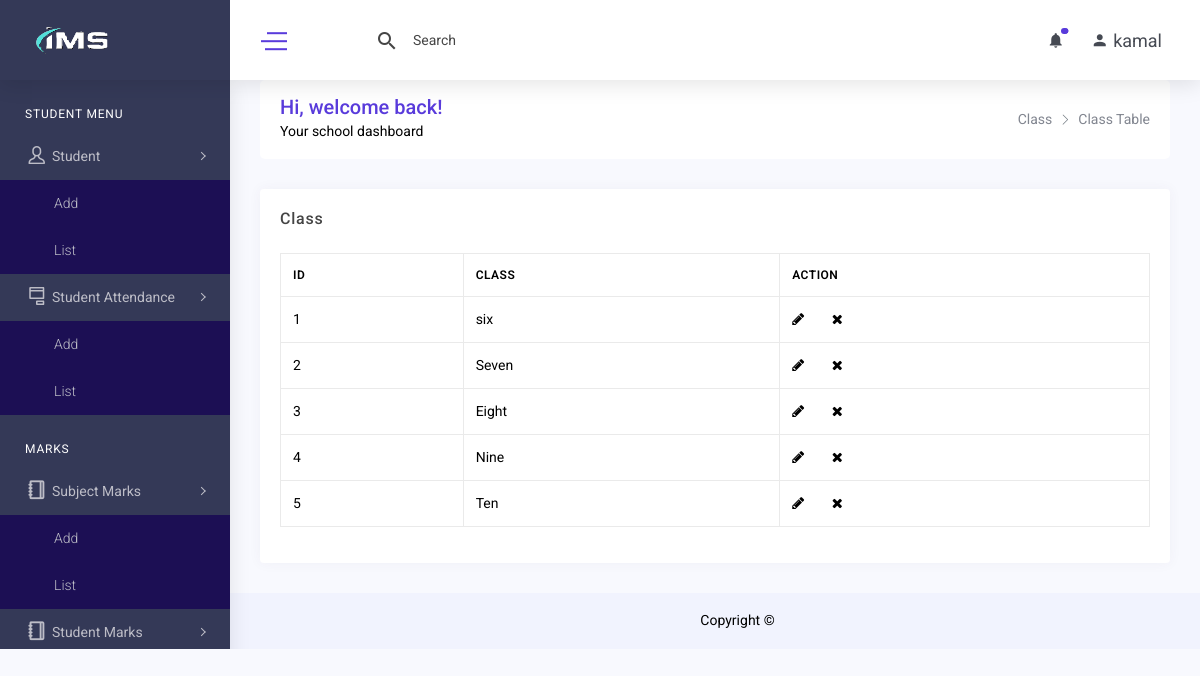
Screenshot of /class_list.php (signed in) with the database file from the repository.
### tables this page shows
CREATE TABLE `class` (
  `id` int(11) NOT NULL,
  `class` varchar(255) DEFAULT NULL,
  `created_at` datetime DEFAULT NULL,
  `created_by` int(11) DEFAULT NULL,
  `updated_at` datetime DEFAULT NULL,
  `updated_by` int(11) DEFAULT NULL,
  `deleted_at` datetime DEFAULT NULL
);

### class/crud.php (called while the page is built, shortened)
<?php
    class crud{
        private $host='localhost';
        private $connection;
        public function __construct($user,$password,$database){
            $this->user=$user;
            $this->password=$password;
            $this->database=$database;
            $this->connection=new mysqli($this->host,$this->user,$this->password,$this->database);
        }
        public function common_select($table,$fields='*',$condition=false,$sort_field=false,$sort='ASC'){
            $result=array();
            $error=false;
            $sql="select $fields from $table where deleted_at is null ";
            $rs=$this->connection->query($sql);
            if($rs){
                if($rs->num_rows > 0){
                    while($r=$rs->fetch_object()){
                        array_push($result,$r);
                    }
                }
            }else{
                $error=$this->connection->error;
            }
            $return = array('data'=>$result,'error'=>$error);
            return $return;
        }
    }
?>

### include/connection.php (called while the page is built)
<?php
    include_once('class/crud.php');
    $mysqli=new crud("root","","ims");
    $baseurl="http://localhost/ims/";
?>

### class_list.php (the view, shortened to what this page needs)
<?php include('include/header.php') ?>
<?php include('include/sidebar.php')?>
    <div class="content-body">
        <div class="container-fluid">
            <div class="row page-titles mx-0">
                <div class="col-sm-6 p-md-0">
                    <div class="welcome-text">
                        <h4>Hi, welcome back!</h4>
                        <p class="mb-0">Your school dashboard</p>
                    </div>
                </div>
                <div class="col-sm-6 p-md-0 justify-content-sm-end mt-2 mt-sm-0 d-flex">
                    <ol class="breadcrumb">
                        <li class="breadcrumb-item"><a href="class_add.php">Class</a></li>
                        <li class="breadcrumb-item active"><a href="class_list.php">Class Table</a></li>
                    </ol>
                </div>
            </div>
            <div class="row">
                <div class="col-lg-12">
                    <div class="card">
                        <div class="card-header">
                            <h4 class="card-title">Class</h4>
                        </div>
                        <div class="card-body">
                            <div class="table-responsive">
                                <table class="table table-bordered verticle-middle table-responsive-sm">
                                    <thead>
                                        <tr>
                                            <th scope="col">ID</th>
                                            <th scope="col">Class</th>
                                            <th scope="col">Action</th>
                                        </tr>
                                    </thead>
                                    <tbody>
                                        <?php
                                            $result=$mysqli->common_select('class');
                                            if($result){
                                                if($result['data']){
                                                    $i=1;
                                                    foreach($result['data'] as $data){
                                        ?>
                                        <tr>
                                            <td><?= $i++ ?></td>
                                            <td><?= $data-> class ?></td>
                                            <td>
                                                <span>
                                                    <a href="<?= $baseurl ?>class_edit.php?id=<?= $data ->id ?>" class="mr-4" data-toggle="tooltip"
                                                        data-placement="top" title="Edit"><i
                                                            class="fa fa-pencil color-muted"></i> </a>
                                                    <a href="<?= $baseurl ?>class_delete.php?id=<?= $data ->id ?>" data-toggle="tooltip"
                                                        data-placement="top" title="Close"><i
                                                            class="fa fa-close color-danger"></i></a>
                                                </span>
                                            </td>
                                        </tr>
                                        <?php } } } ?>
                                    </tbody>
                                </table>
                            </div>
                        </div>
                    </div>
                </div>
            </div>
        </div>
    </div>
</body>
<?php include('include/footer.php') ?>

### rows the page displays
class: class "six"
class: class "Seven"
class: class "Eight"
class: class "Nine"
class: class "Ten"

### other values shown
$_SESSION['username'] "kamal"
